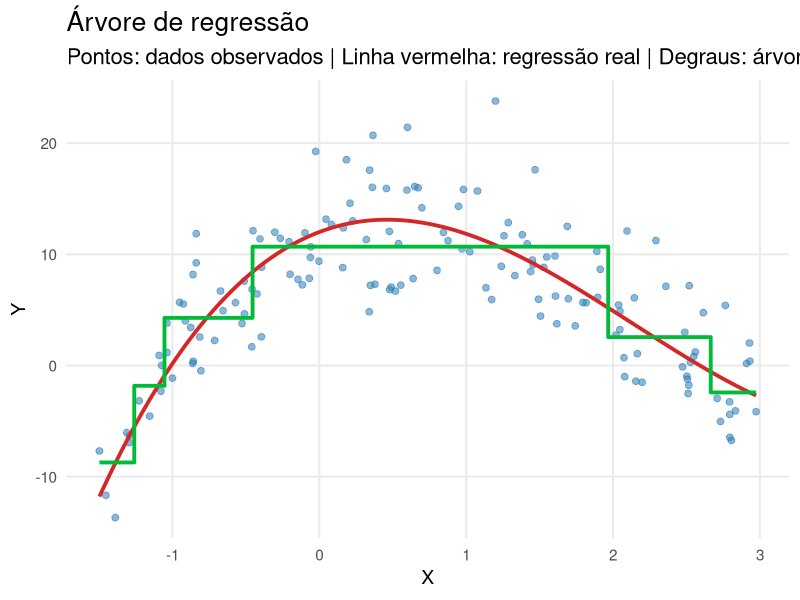

This chart was generated by the following R code:
## ---- chunk 1
#| include: false
library(ggplot2)
library(dplyr)
library(tidyr)
library(patchwork)
## ---- chunk 2
library(ggplot2)
library(rpart)

set.seed(123)

# -----------------------------
# Função de regressão real
# -----------------------------
f_real <- function(x, beta = c(12, 4, -6, 1)) {
  beta[1] + beta[2] * x + beta[3] * x^2 + beta[4] * x^3 + sin(x)
}

# -----------------------------
# Dados simulados
# -----------------------------
n <- 150
x <- sort(runif(n, -1.5, 3))

f_true <- f_real(x)
y <- f_true + rnorm(n, sd = 4.0)

df <- data.frame(x = x, y = y, f_true = f_true)

# -----------------------------
# Árvore de regressão
# -----------------------------
fit_tree <- rpart(
  y ~ x,
  data = df,
  method = "anova",
  control = rpart.control(cp = 0.002, minsplit = 10, maxdepth = 3)
)

# -----------------------------
# Grade para predição
# -----------------------------
xg <- seq(min(x), max(x), length.out = 1000)

pred_df <- data.frame(x = xg)
pred_df$y_hat <- predict(fit_tree, newdata = pred_df)
pred_df$f_true <- f_real(xg)

# -----------------------------
# Gráfico
# -----------------------------
ggplot(df, aes(x, y)) +
  geom_point(color = "#2C7FB8", alpha = 0.55, size = 2) +
  geom_line(
    data = pred_df,
    aes(x, f_true),
    color = "#D62728",
    linewidth = 1.3
  ) +
  geom_step(
    data = pred_df,
    aes(x, y_hat),
    color = "#00BA38",
    linewidth = 1.3
  ) +
  theme_minimal(base_size = 16) +
  labs(
    title = "Árvore de regressão",
    subtitle = "Pontos: dados observados | Linha vermelha: regressão real | Degraus: árvore ajustada",
    x = "X",
    y = "Y"
  ) +
  theme(
    panel.grid.minor = element_blank(),
    axis.title = element_text(size = 14),
    axis.text = element_text(size = 11)
  )
